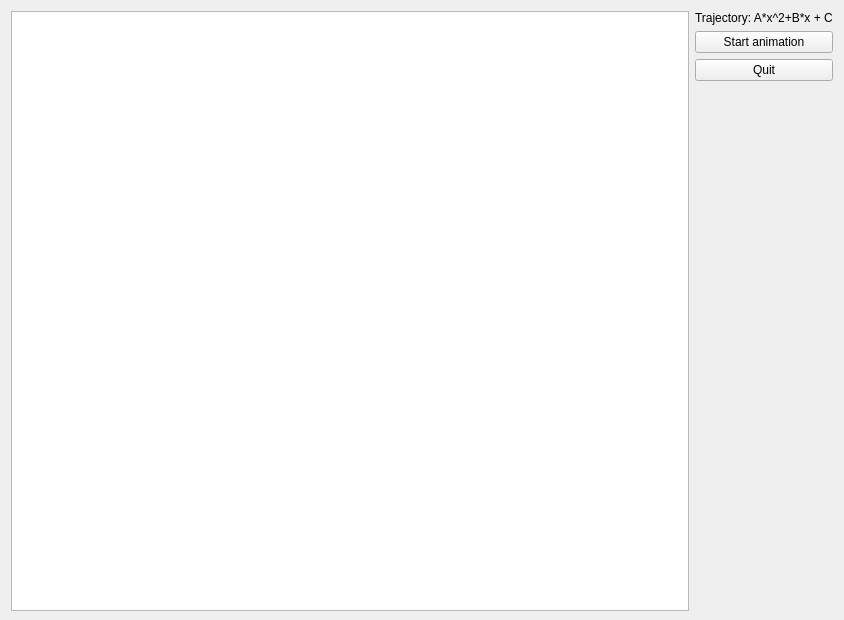
<?xml version="1.0" encoding="UTF-8"?>
<ui version="4.0">
 <class>Widget</class>
 <widget class="QWidget" name="Widget">
  <property name="geometry">
   <rect>
    <x>0</x>
    <y>0</y>
    <width>844</width>
    <height>620</height>
   </rect>
  </property>
  <property name="sizePolicy">
   <sizepolicy hsizetype="Expanding" vsizetype="Expanding">
    <horstretch>0</horstretch>
    <verstretch>0</verstretch>
   </sizepolicy>
  </property>
  <property name="minimumSize">
   <size>
    <width>790</width>
    <height>620</height>
   </size>
  </property>
  <property name="windowTitle">
   <string>Widget</string>
  </property>
  <layout class="QGridLayout" name="gridLayout">
   <item row="0" column="0">
    <layout class="QHBoxLayout" name="horizontalLayout_4">
     <item>
      <widget class="QGraphicsView" name="graphicsView">
       <property name="minimumSize">
        <size>
         <width>600</width>
         <height>600</height>
        </size>
       </property>
      </widget>
     </item>
     <item>
      <layout class="QVBoxLayout" name="verticalLayout">
       <item>
        <widget class="QLabel" name="label_3">
         <property name="text">
          <string>Trajectory: A*x^2+B*x + C</string>
         </property>
        </widget>
       </item>
       <item>
        <layout class="QHBoxLayout" name="horizontalLayout"/>
       </item>
       <item>
        <widget class="QPushButton" name="btnAnimation">
         <property name="text">
          <string>Start animation</string>
         </property>
        </widget>
       </item>
       <item>
        <widget class="QPushButton" name="btnQuit">
         <property name="text">
          <string>Quit</string>
         </property>
        </widget>
       </item>
       <item>
        <spacer name="verticalSpacer">
         <property name="orientation">
          <enum>Qt::Vertical</enum>
         </property>
         <property name="sizeHint" stdset="0">
          <size>
           <width>20</width>
           <height>40</height>
          </size>
         </property>
        </spacer>
       </item>
      </layout>
     </item>
    </layout>
   </item>
  </layout>
 </widget>
 <layoutdefault spacing="6" margin="11"/>
 <resources/>
 <connections>
  <connection>
   <sender>btnQuit</sender>
   <signal>clicked()</signal>
   <receiver>Widget</receiver>
   <slot>close()</slot>
   <hints>
    <hint type="sourcelabel">
     <x>710</x>
     <y>169</y>
    </hint>
    <hint type="destinationlabel">
     <x>784</x>
     <y>365</y>
    </hint>
   </hints>
  </connection>
 </connections>
</ui>
